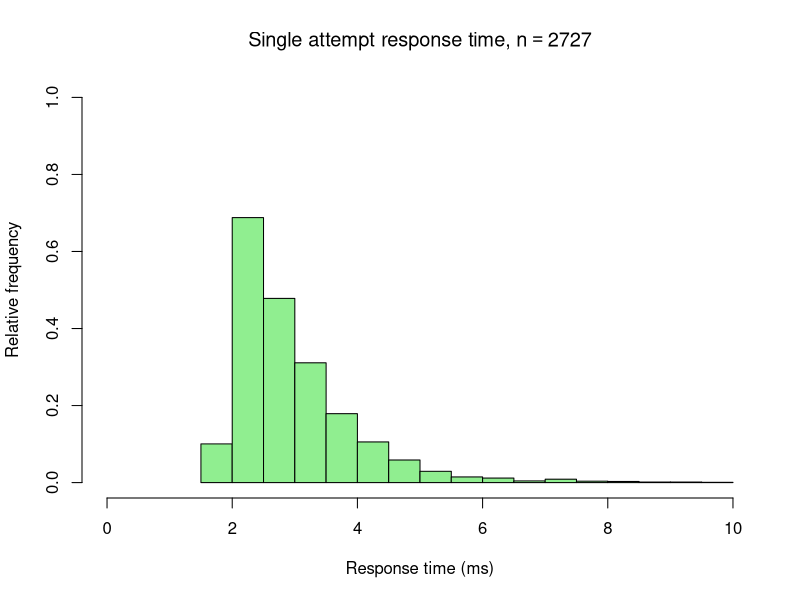
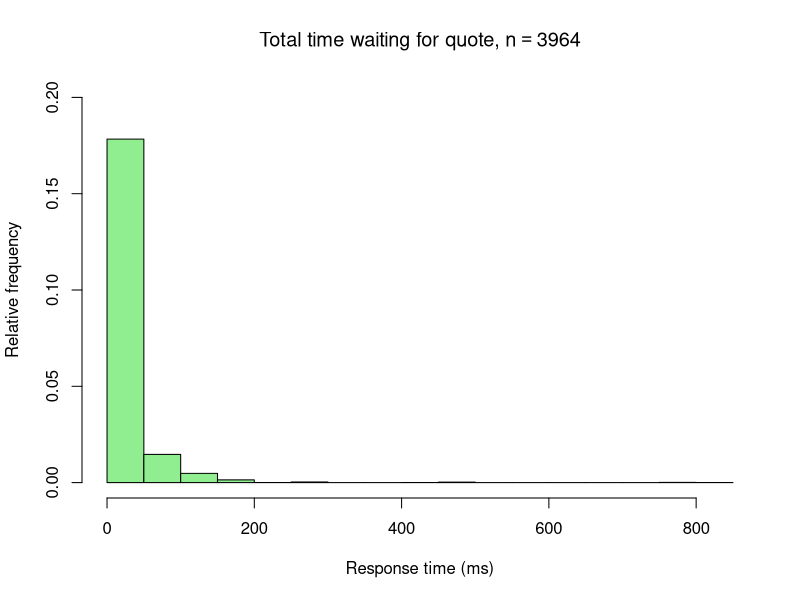
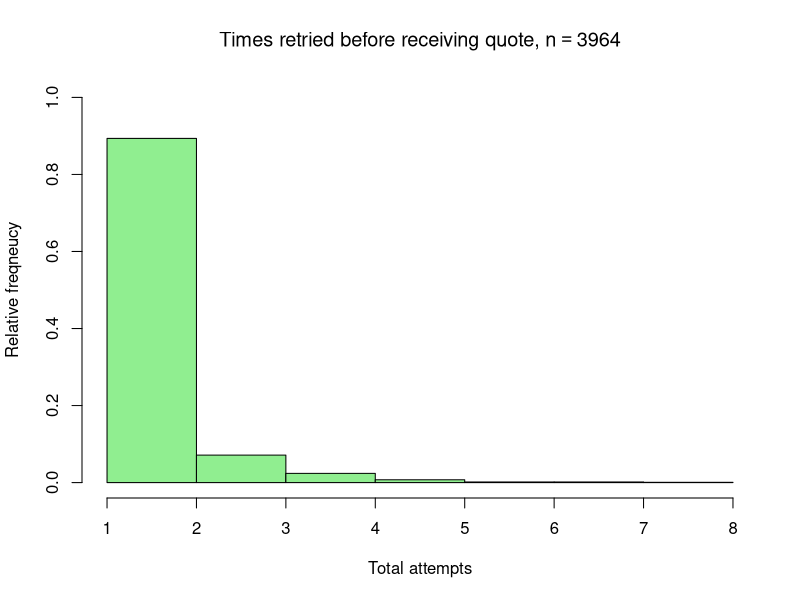

These charts were generated, in order, by the following R code:
## ---- chunk 1
quotes20 <- read.csv("quotes-20ms.csv", header = T, col.names = c("time", "attempts"))
quotes20$time <- quotes20$time / 1e6 # convert ns -> ms
## ---- chunk 2
singleAttempts <- subset(quotes20, attempts==1)
quantile(singleAttempts$time, c(.95, .99, .995))
## ---- chunk 3
quickAttempts <- subset(singleAttempts, time < 10)
h = hist(quickAttempts$time, plot=F)
plot(h,
     freq = F,
     col  = "lightgreen",
     ylim = range(0,1),
     ylab = "Relative frequency",
     xlim = range(0, 10),
     xlab = "Response time (ms)",
     main = bquote("Single attempt response time," ~ n == 2727)
     )
## ---- chunk 4
htime = hist(quotes20$time, plot=F)
htime$density = htime$density * 1e1 # change density to percents
plot(htime,
     freq = F,
     col  = "lightgreen",
     ylim = range(0,0.2),
     ylab = "Relative frequency",
     xlab = "Response time (ms)",
     main = bquote("Total time waiting for quote," ~ n == 3964)
     )

hattempts = hist(quotes20$attempts, breaks = c(seq(1, 8)), plot=F)
plot(hattempts,
     freq = F,
     col  = "lightgreen",
     ylim = range(0,1),
     ylab = "Relative freqneucy",
     xlab = "Total attempts",
     main = bquote("Times retried before receiving quote," ~ n == 3964)
     )
